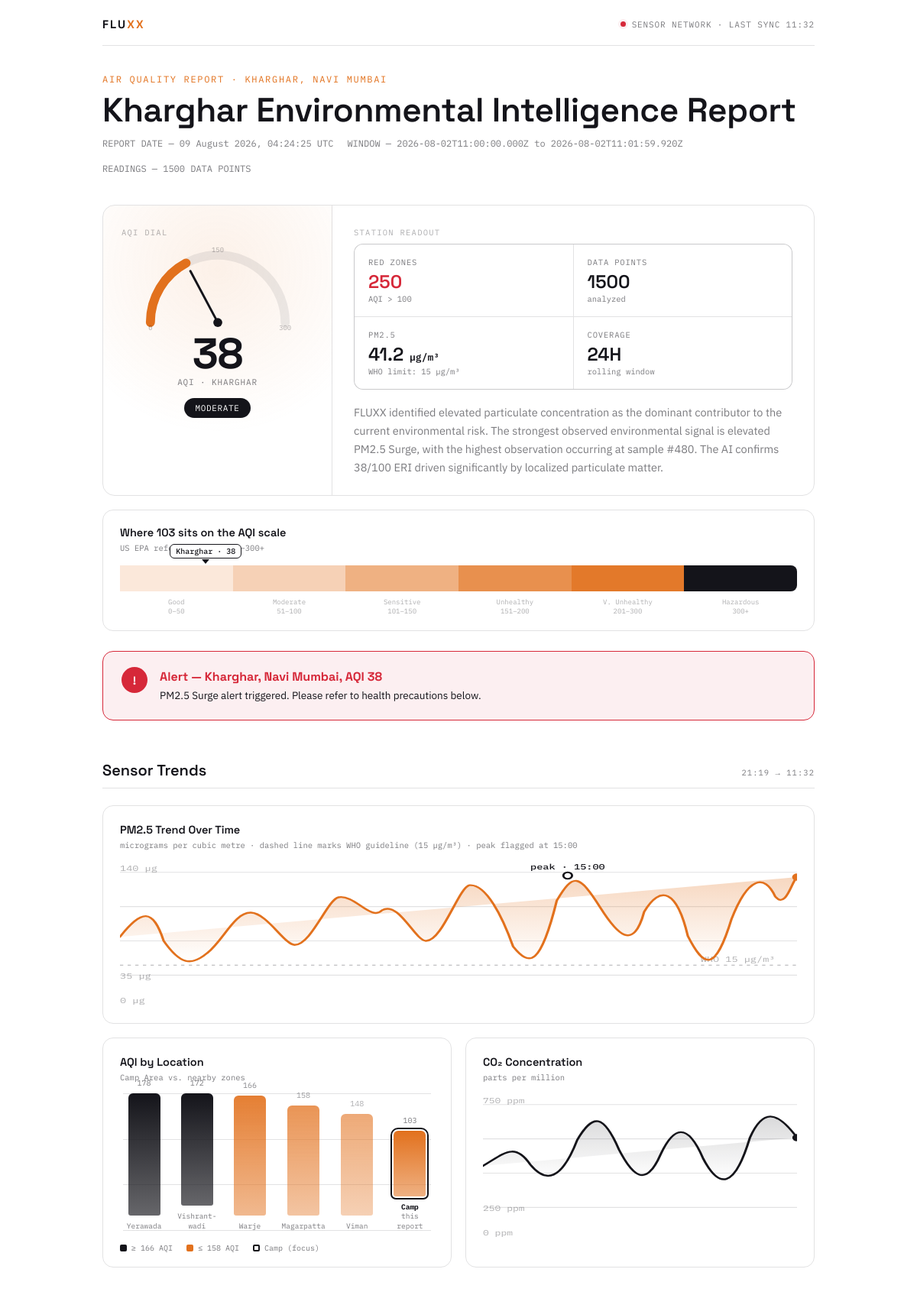
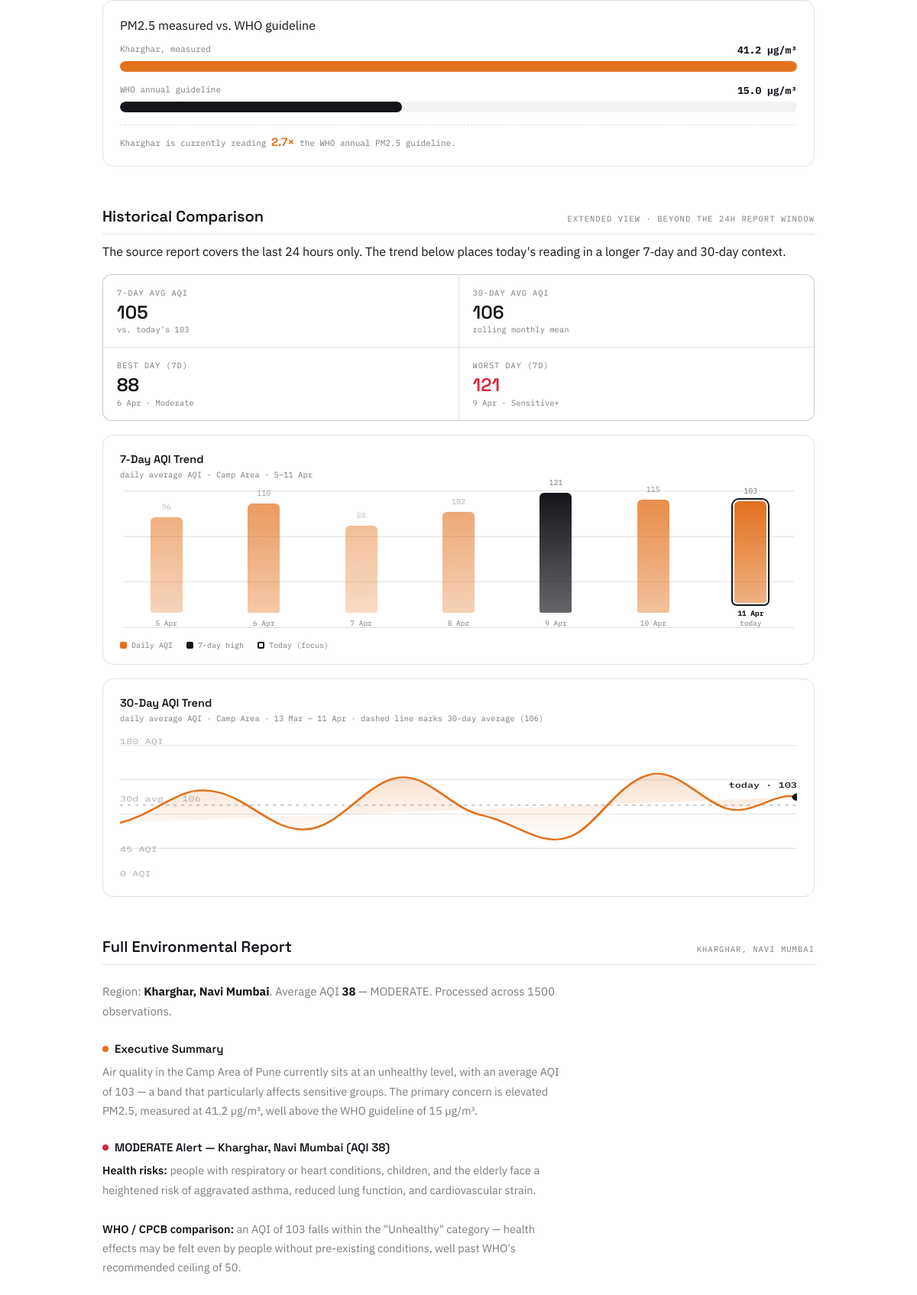
The page /api/v1/reports/FLX-REP-20260809-005/html (upper part) on the database its author committed (2 pictures, top to bottom).
### tables this page shows
CREATE TABLE reports (
                    id TEXT PRIMARY KEY,
                    title TEXT NOT NULL,
                    type TEXT NOT NULL,
                    location TEXT NOT NULL,
                    created_at TEXT NOT NULL,
                    dataset_name TEXT,
                    observation_count INTEGER,
                    start_time TEXT,
                    end_time TEXT,
                    pm25 REAL,
                    pm10 REAL,
                    co2 REAL,
                    temperature REAL,
                    humidity REAL,
                    wind REAL,
                    eri_score INTEGER,
                    risk_level TEXT,
                    summary TEXT,
                    findings_json TEXT,
                    pros_json TEXT,
                    cons_json TEXT,
                    recommendations_json TEXT,
                    full_report_json TEXT,
                    pdf_path TEXT
                );

### app/api/reports.py (the view)
@router.get("/{report_id}/html")
def view_report_html(request: Request, report_id: str):
    report = reports_repository.get_report_by_id(report_id)
    if not report:
        raise HTTPException(status_code=404, detail=f"Report {report_id} not found.")
    report_data = report.get("fullReport", {})
    if not report_data:
        raise HTTPException(status_code=404, detail="HTML data missing from report.")
    lang = report_data.get("report", {}).get("language", "en")
    template_name = f"report_template_{lang}.html"
    if not os.path.exists(os.path.join(templates_dir, template_name)):
        template_name = "report_template_en.html"
    return templates.TemplateResponse(
        template_name,
        {
            "request": request,
            **report_data
        }
    )

### app/templates/report_template_en.html (shortened to what this page needs)
<!DOCTYPE html>
<html lang="en">
<head>
</head>
<body>
<div class="wrap">
  <div class="topbar">
    <div class="brand">FLU<span>XX</span></div>
    <div class="station-tag"><span class="dot"></span> SENSOR NETWORK · LAST SYNC 11:32</div>
  </div>
  <p class="eyebrow">Air Quality Report · {{ report.location }}</p>
  <h1>{{ report.title }}</h1>
  <div class="meta-row">
    <span>REPORT DATE — {{ report.generated_at }}</span>
    <span>WINDOW — {{ report.window }}</span>
    <span>READINGS — {{ methodology.observations }} DATA POINTS</span>
  </div>
  <div class="hero">
    <div class="gauge-panel">
      <div class="panel-label">AQI Dial</div>
      <svg class="gauge-svg" viewBox="0 0 200 112">
        <text x="10" y="110" class="tick-label" text-anchor="middle">0</text>
        <text x="100" y="6" class="tick-label" text-anchor="middle">150</text>
        <text x="190" y="110" class="tick-label" text-anchor="middle">300</text>
      </svg>
      <div class="gauge-readout">
        <div class="gauge-number">{{ summary.eri }}</div>
        <div class="gauge-unit">AQI · {{ report.location.split(',')[0] | upper }}</div>
      </div>
      <div class="gauge-status">{{ summary.risk }}</div>
    </div>
    <div class="hero-side">
      <div class="panel-label">Station Readout</div>
      <div class="readout-grid">
        <div class="readout-cell flag">
          <div class="rc-label">Red Zones</div>
          <div class="rc-value">{{ (methodology.observations / 6) | int }}</div>
          <div class="rc-sub">AQI &gt; 100</div>
        </div>
        <div class="readout-cell">
          <div class="rc-label">Data Points</div>
          <div class="rc-value">{{ methodology.observations }}</div>
          <div class="rc-sub">analyzed</div>
        </div>
        <div class="readout-cell">
          <div class="rc-label">PM2.5</div>
          <div class="rc-value">{{ metrics.pm25.current }}<span style="font-size:13px;font-family:'IBM Plex Mono',monospace;"> {{ metrics.pm25.unit }}</span></div>
          <div class="rc-sub">WHO limit: 15 µg/m³</div>
        </div>
        <div class="readout-cell">
          <div class="rc-label">Coverage</div>
          <div class="rc-value">24H</div>
          <div class="rc-sub">rolling window</div>
        </div>
      </div>
      <div class="hero-summary">
        {{ ai.interpretation }}
      </div>
    </div>
  </div>
  <div class="scale-card">
    <div class="chart-title">Where 103 sits on the AQI scale</div>
    <div class="chart-note">US EPA reference bands, 0–300+</div>
    <div class="scale-track">
      <div class="scale-marker" style="left:{{ [summary.eri / 3, 100]|min }}%;">
        <div class="sm-tag">{{ report.location.split(',')[0] }} · {{ summary.eri }}</div>
        <div class="sm-tri"></div>
      </div>
      <div class="scale-seg" style="background:rgba(226,113,29,0.16);"></div>
      <div class="scale-seg" style="background:rgba(226,113,29,0.32);"></div>
      <div class="scale-seg" style="background:rgba(226,113,29,0.55);"></div>
      <div class="scale-seg" style="background:rgba(226,113,29,0.78);"></div>
      <div class="scale-seg" style="background:rgba(226,113,29,0.94);"></div>
      <div class="scale-seg" style="background:var(--ink);"></div>
    </div>
    <div class="scale-labels">
      <span>Good<br>0–50</span>
      <span>Moderate<br>51–100</span>
      <span>Sensitive<br>101–150</span>
      <span>Unhealthy<br>151–200</span>
      <span>V. Unhealthy<br>201–300</span>
      <span>Hazardous<br>300+</span>
    </div>
  </div>
  <div class="alert">
    <div class="flag-icon">!</div>
    <div>
      <h3>Alert — {{ report.location }}, AQI {{ summary.eri }}</h3>
      <p>{{ summary.primary_driver }} alert triggered. Please refer to health precautions below.</p>
    </div>
  </div>
  <div class="section">
    <div class="section-head">
      <h2>Sensor Trends</h2>
      <span class="tag">21:19 → 11:32</span>
    </div>
    <div class="chart-card">
      <div class="chart-title">PM2.5 Trend Over Time</div>
      <div class="chart-note">micrograms per cubic metre · dashed line marks WHO guideline (15 µg/m³) · peak flagged at 15:00</div>
      <svg viewBox="0 0 620 180" width="100%" height="190" preserveAspectRatio="none">
        <text x="600" y="125" class="axis-label" text-anchor="end">WHO 15 µg/m³</text>
        <text x="410" y="10" class="annot-label" text-anchor="middle">peak · 15:00</text>
        <text x="0" y="12" class="axis-label">140 µg</text>
        <text x="0" y="146" class="axis-label">35 µg</text>
        <text x="0" y="176" class="axis-label">0 µg</text>
      </svg>
    </div>
    <div class="two-col-charts">
      <div class="chart-card">
        <div class="chart-title">AQI by Location</div>
        <div class="chart-note">Camp Area vs. nearby zones</div>
        <div class="bar-chart">
          <div class="bar-grid"><div></div><div></div><div></div><div></div></div>
          <div class="bar-col"><div class="bar" style="height:96%; background:linear-gradient(180deg, var(--ink), rgba(20,20,26,0.65));"><span class="bar-val">178</span></div><div class="bar-name">Yerawada</div></div>
          <div class="bar-col"><div class="bar" style="height:91%; background:linear-gradient(180deg, var(--ink), rgba(20,20,26,0.65));"><span class="bar-val">172</span></div><div class="bar-name">Vishrant&shy;wadi</div></div>
          <div class="bar-col"><div class="bar" style="height:87%; opacity:0.9;"><span class="bar-val">166</span></div><div class="bar-name">Warje</div></div>
          <div class="bar-col"><div class="bar" style="height:80%; opacity:0.75;"><span class="bar-val">158</span></div><div class="bar-name">Magarpatta</div></div>
          <div class="bar-col"><div class="bar" style="height:74%; opacity:0.6;"><span class="bar-val">148</span></div><div class="bar-name">Viman</div></div>
          <div class="bar-col"><div class="bar is-focus" style="height:48%; opacity:1;"><span class="bar-val">103</span></div><div class="bar-name"><b>Camp</b><br>this report</div></div>
        </div>
        <div class="legend-row">
          <span><span class="swatch" style="background:var(--ink);"></span>≥ 166 AQI</span>
          <span><span class="swatch" style="background:var(--accent);"></span>≤ 158 AQI</span>
          <span><span class="swatch" style="background:#fff; border:2px solid var(--ink);"></span>Camp (focus)</span>
        </div>
      </div>
      <div class="chart-card">
        <div class="chart-title">CO₂ Concentration</div>
        <div class="chart-note">parts per million</div>
        <svg viewBox="0 0 300 180" width="100%" height="190" preserveAspectRatio="none">
          <text x="0" y="12" class="axis-label">750 ppm</text>
          <text x="0" y="146" class="axis-label">250 ppm</text>
          <text x="0" y="176" class="axis-label">0 ppm</text>
        </svg>
      </div>
    </div>
  </div>
  <div class="compare-card">
    <div class="chart-title" style="margin-bottom:14px;">PM2.5 measured vs. WHO guideline</div>
    <div class="compare-row">
      <div class="compare-top"><span>{{ report.location.split(',')[0] }}, measured</span><b>{{ metrics.pm25.current }} µg/m³</b></div>
      <div class="compare-track"><div class="compare-fill" style="width:{{ [metrics.pm25.current / 15 * 41.6, 100]|min }}%; background:var(--accent);"></div></div>
    </div>
    <div class="compare-row">
      <div class="compare-top"><span>WHO annual guideline</span><b>15.0 µg/m³</b></div>
      <div class="compare-track"><div class="compare-fill" style="width:41.6%; background:var(--ink);"></div></div>
    </div>
    <div class="compare-ratio">{{ report.location.split(',')[0] }} is currently reading <b>{{ (metrics.pm25.current / 15) | round(1) }}×</b> the WHO annual PM2.5 guideline.</div>
  </div>
  <div class="section">
    <div class="section-head">
      <h2>Historical Comparison</h2>
      <span class="tag">Extended view · beyond the 24h report window</span>
    </div>
    <p class="chart-note" style="margin:-10px 0 20px;">The source report covers the last 24 hours only. The trend below places today's reading in a longer 7‑day and 30‑day context.</p>
    <div class="readout-grid" style="margin-bottom:18px;">
      <div class="readout-cell">
        <div class="rc-label">7-Day Avg AQI</div>
        <div class="rc-value">105</div>
        <div class="rc-sub">vs. today's 103</div>
      </div>
      <div class="readout-cell">
        <div class="rc-label">30-Day Avg AQI</div>
        <div class="rc-value">106</div>
        <div class="rc-sub">rolling monthly mean</div>
      </div>
      <div class="readout-cell">
        <div class="rc-label">Best Day (7d)</div>
        <div class="rc-value">88</div>
        <div class="rc-sub">6 Apr · Moderate</div>
      </div>
      <div class="readout-cell flag">
        <div class="rc-label">Worst Day (7d)</div>
        <div class="rc-value">121</div>
        <div class="rc-sub">9 Apr · Sensitive+</div>
      </div>
    </div>
    <div class="chart-card">
      <div class="chart-title">7-Day AQI Trend</div>
      <div class="chart-note">daily average AQI · Camp Area · 5–11 Apr</div>
      <div class="bar-chart">
        <div class="bar-grid"><div></div><div></div><div></div><div></div></div>
        <div class="bar-col"><div class="bar" style="height:69%; opacity:0.55;"><span class="bar-val">96</span></div><div class="bar-name">5 Apr</div></div>
        <div class="bar-col"><div class="bar" style="height:79%; opacity:0.7;"><span class="bar-val">110</span></div><div class="bar-name">6 Apr</div></div>
        <div class="bar-col"><div class="bar" style="height:63%; opacity:0.45;"><span class="bar-val">88</span></div><div class="bar-name">7 Apr</div></div>
        <div class="bar-col"><div class="bar" style="height:73%; opacity:0.6;"><span class="bar-val">102</span></div><div class="bar-name">8 Apr</div></div>
        <div class="bar-col"><div class="bar" style="height:87%; background:linear-gradient(180deg, var(--ink), rgba(20,20,26,0.65));"><span class="bar-val">121</span></div><div class="bar-name">9 Apr</div></div>
        <div class="bar-col"><div class="bar" style="height:82%; opacity:0.8;"><span class="bar-val">115</span></div><div class="bar-name">10 Apr</div></div>
        <div class="bar-col"><div class="bar is-focus" style="height:74%; opacity:1;"><span class="bar-val">103</span></div><div class="bar-name"><b>11 Apr</b><br>today</div></div>
      </div>
      <div class="legend-row">
        <span><span class="swatch" style="background:var(--accent);"></span>Daily AQI</span>
        <span><span class="swatch" style="background:var(--ink);"></span>7-day high</span>
        <span><span class="swatch" style="background:#fff; border:2px solid var(--ink);"></span>Today (focus)</span>
      </div>
    </div>
    <div class="chart-card">
      <div class="chart-title">30-Day AQI Trend</div>
      <div class="chart-note">daily average AQI · Camp Area · 13 Mar – 11 Apr · dashed line marks 30-day average (106)</div>
      <svg viewBox="0 0 620 180" width="100%" height="190" preserveAspectRatio="none">
        <text x="0" y="83" class="axis-label">30d avg · 106</text>
        <text x="620" y="66" class="annot-label" text-anchor="end">today · 103</text>
        <text x="0" y="12" class="axis-label">180 AQI</text>
        <text x="0" y="146" class="axis-label">45 AQI</text>
        <text x="0" y="176" class="axis-label">0 AQI</text>
      </svg>
    </div>
  </div>
  <div class="section">
    <div class="section-head">
      <h2>Full Environmental Report</h2>
      <span class="tag">{{ report.location }}</span>
    </div>
    <p class="report-lede">
      Region: <b>{{ report.location }}</b>. Average AQI <b>{{ summary.eri }}</b> — {{ summary.risk }}. Processed across {{ methodology.observations }} observations.
    </p>
    <div class="subhead"><span class="swatch-dot"></span>Executive Summary</div>
    <div class="body-text">
      Air quality in the Camp Area of Pune currently sits at an unhealthy level, with an average AQI of 103 — a band that particularly affects sensitive groups. The primary concern is elevated PM2.5, measured at {{ metrics.pm25.current }} µg/m³, well above the WHO guideline of 15 µg/m³.
    </div>
    <div class="subhead"><span class="swatch-dot" style="background:var(--alert);"></span>{{ summary.risk }} Alert — {{ report.location }} (AQI {{ summary.eri }})</div>
    <div class="body-text">
      <b>Health risks:</b> people with respiratory or heart conditions, children, and the elderly face a heightened risk of aggravated asthma, reduced lung function, and cardiovascular strain.<br><br>
      <b>WHO / CPCB comparison:</b> an AQI of 103 falls within the "Unhealthy" category — health effects may be felt even by people without pre-existing conditions, well past WHO's recommended ceiling of 50.<br><br>
    </div>
  </div>
</div>
</body>
</html>

### rows shown on the page
reports: location "KHARGHAR, NAVI MUMBAI", title "Kharghar Environmental Intelligence Report", risk "MODERATE", location "Kharghar, Navi Mumbai", primary_driver "PM2.5 Surge"

### other values the page prints
{{ report.generated_at }} "09 August 2026, 04:24:25 UTC"
{{ report.window }} "2026-08-02T11:00:00.000Z to 2026-08-02T11:01:59.920Z"
{{ methodology.observations }} "1500"
{{ summary.eri }} "38"
{{ report.location.split(',')[0] | upper }} "KHARGHAR"
{{ (methodology.observations / 6) | int }} "250"
{{ metrics.pm25.current }} "41.2"
{{ metrics.pm25.unit }} "µg/m³"
{{ report.location.split(',')[0] }} "Kharghar"
{{ (metrics.pm25.current / 15) | round(1) }} "2.7"
